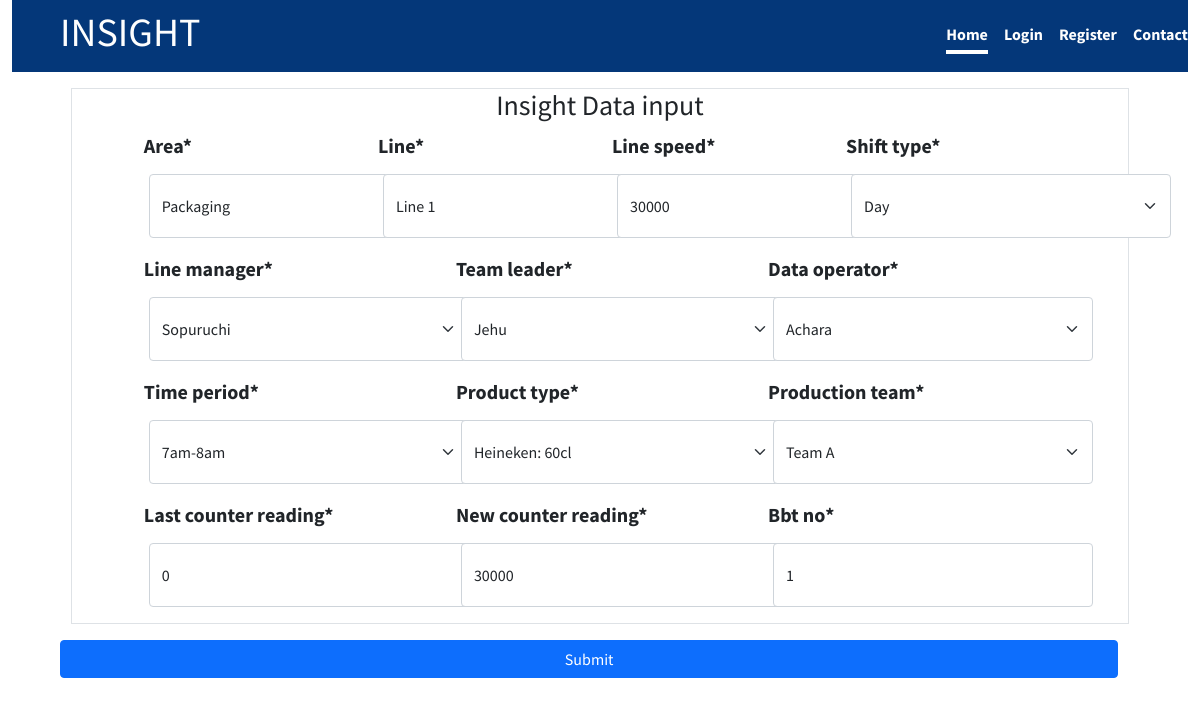
Page /insight/1/edit on the committed database.
### insight/models.py (models this page shows, shortened)
class InsightData(models.Model):
    area =models.ForeignKey(Area,on_delete=models.CASCADE)
    line =models.ForeignKey(Line,on_delete=models.CASCADE)
    line_speed =models.ForeignKey(Line_speed,on_delete=models.CASCADE)
    shift_type =models.ForeignKey(Shift_type,on_delete=models.CASCADE)
    line_manager =models.ForeignKey(Line_manager,default='Oyom',on_delete=models.SET_DEFAULT)
    team_leader =models.ForeignKey(Team_leader,on_delete=models.SET_DEFAULT,default='Oyom')
    data_operator = models.ForeignKey(Data_operator,on_delete=models.SET_DEFAULT,default='Oyom')
    production_team =models.ForeignKey(Production_team,on_delete=models.CASCADE)
    product_type =models.ForeignKey(Product_type,on_delete=models.SET_DEFAULT,default='no-name')
    time_period =models.ForeignKey(Time_period,on_delete=models.CASCADE)
    last_counter_reading =models.PositiveIntegerField(default=0)
    new_counter_reading =models.PositiveIntegerField()
    production_date =models.DateTimeField(auto_now_add=True)
    modified_date =models.DateTimeField(auto_now=True)
    bbt_no =models.CharField(max_length=6)
    bottle_produced =models.PositiveIntegerField(null=True,blank=True)
    deviation_duration =models.PositiveIntegerField(null=True,blank=True)
    line_output =models.PositiveIntegerField(null=True,blank=True)
    opi =models.DecimalField(max_digits=5,decimal_places=2,null=True,blank=True)
    deviation_data=models.ManyToManyField('Deviation',blank=True)

### insight/views.py (the view)
# urls.py: path('<str:pk>/edit',InsightDataUpdateView.as_view(),name='update-data'),
class InsightDataUpdateView(UpdateView):
    model = InsightData
    form_class = DataForm
    template_name = 'insight/create.html'
    success_url = "/insight"

### insight/forms.py
class DataForm(ModelForm):
    class Meta:
        model = InsightData
        fields =['area','line','line_speed','line_manager',
        'shift_type','team_leader','data_operator','production_team',
        'product_type','time_period','last_counter_reading', 'new_counter_reading','bbt_no','deviation_data'
        ]

### insight/models.py (called while the page is built)
    def __str__(self):
     return self.name

    def __str__(self):
        return self.name

    def __str__(self):
        return self.name

    def __str__(self):
        return self.name

    def __str__(self):
        return self.name

    def __str__(self):
        return self.name

    def __str__(self):
        return self.name

    def __str__(self):
        return f'{self.name}: {self.bottle_size}'

    def __str__(self):
        return self.name

    def __str__(self):
        return str(self.name)

### insight/templates/insight/create.html (shortened to what this page needs)
{% extends 'base.html' %} {% block content %} {% include 'navbar.html' %}
{% load crispy_forms_tags %}
<div class="container mt-3 border " style="width:90%;font-size:14px">
  <div class="data-header"><h3>
    Insight Data input
  </h3></div>
    <form action="" method="post" autocomplete="off">
      <div class="row mx-5">
        <div class="col-3">{{form.area|as_crispy_field}}</div>
         <div class="col-3">{{form.line|as_crispy_field}}</div>
          <div class="col-3">{{form.line_speed|as_crispy_field}}</div>
           <div class="col-3">{{form.shift_type|as_crispy_field}}</div>
      </div>
       <div class="row mx-5">
         <div class="col-4">{{form.line_manager|as_crispy_field}}</div>
          <div class="col-4">{{form.team_leader|as_crispy_field}}</div>
           <div class="col-4">{{form.data_operator|as_crispy_field}}</div>
       </div>
        <div class="row mx-5">
         <div class="col-4">{{form.time_period|as_crispy_field}}</div>
          <div class="col-4">{{form.product_type|as_crispy_field}}</div>
           <div class="col-4">{{form.production_team|as_crispy_field}}</div>
       </div>
         <div class="row mx-5">
         <div class="col-4">{{form.last_counter_reading|as_crispy_field}}</div>
          <div class="col-4">{{form.new_counter_reading|as_crispy_field}}</div>
           <div class="col-4">{{form.bbt_no|as_crispy_field}}</div>
       </div>
       </div>
      <button type="submit" class="btn btn-primary mt-3 mx-5" style="width: 90%;">Submit</button>
  </div>
{% endblock content %}

### static/css/style.css (style rules this page uses)
:root { --nav: #043779; --content: #ffffff; --textcontent: #fefefe; --bs-blue: #0d6efd; --bs-indigo: #6610f2; --bs-purple: #6f42c1; --bs-pink: #d63384; --bs-red: #dc3545; --bs-orange: #fd7e14; --bs-yellow: #ffc107; --bs-green: #198754; --bs-teal: #20c997; --bs-cyan: #0dcaf0; --bs-white: #fff; --bs-gray: #6c757d; --bs-gray-dark: #343a40; --bs-primary: #0d6efd; --bs-secondary: #6c757d; --bs-success: #198754; --bs-info: #0dcaf0; --bs-warning: #ffc107; --bs-danger: #dc3545; --bs-light: #f8f9fa; --bs-dark: #212529; --bs-font-sans-serif: system-ui, -apple-system, "Segoe UI", Roboto, "Helvetica Neue", Arial, "Noto Sans", "Liberation Sans", sans-serif, "Apple Color Emoji", "Segoe UI Emoji", "Segoe UI Symbol", "Noto Color Emoji"; --bs-font-monospace: SFMono-Regular, Menlo, Monaco, Consolas, "Liberation Mono", "Courier New", monospace; --bs-gradient: linear-gradient( 180deg, rgba(255, 255, 255, 0.15), rgba(255, 255, 255, 0) ); }
* { padding: 0; margin: 0; box-sizing: border-box; }
body { font-family: "Source Sans Pro", sans-serif; }
.select, .numberinput, .textinput { width: 20em; height: 4em; margin: 5px; }
label { font-size: 20px; font-weight: bold; }
.data-header { text-align: center; font-size: 20px; font-weight: bold; }

### rows in the picture
InsightData: area "Packaging", line "Line 1", line_speed "30000", shift_type "Day", line_manager "Sopuruchi", team_leader "Jehu", data_operator "Achara", time_period "7am-8am", product_type "Heineken: 60cl", production_team "Team A", last_counter_reading "0", new_counter_reading "30000", bbt_no "1"
